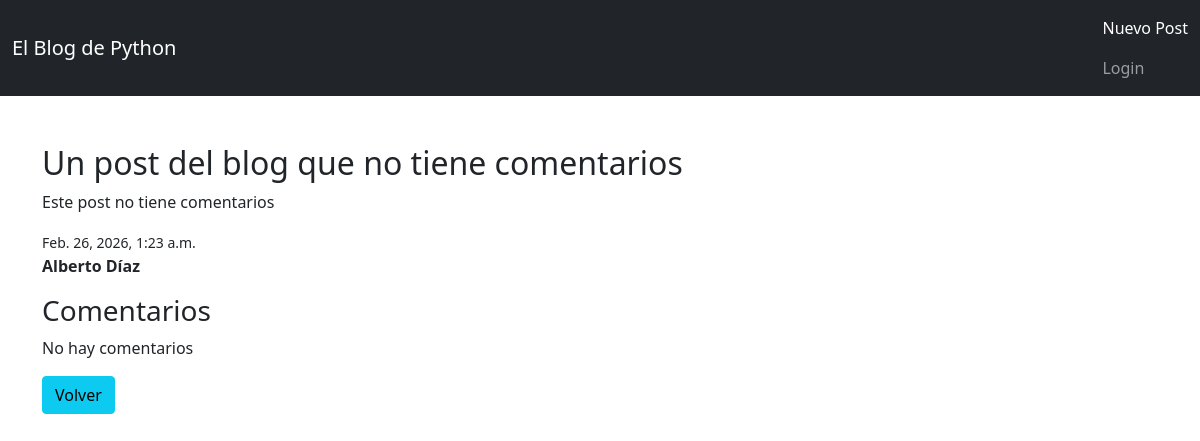
The app's page /post/4 with its own data.
### blog/models.py (models this page shows, shortened)
class Post(models.Model):
    title = models.CharField(max_length=100)
    content = models.TextField()
    author = models.CharField(max_length=100)
    created_at = models.DateTimeField(auto_now_add=True)

### blog/views.py (the view)
# urls.py: path('post/<int:post_id>', post_detail, name='post_detail')
def post_detail(request, post_id):
    post = get_object_or_404(Post, id=post_id)
    return render(request, 'blog/post_detail.html', {'post': post})

### templates/blog/post_detail.html (shortened to what this page needs)
{% extends 'blog/base.html' %}
{% block content%}
<h2>{{post.title}}</h2>
<p>{{post.content}}</p>
<small>{{ post.created_at }}</small>
<p><strong>{{post.author}}</strong></p>
<h3>Comentarios</h3>
{% for comment in post.comments.all %}
<p><strong>{{comment.author}}</strong></p>
<p>{{comment.content}}</p>
{%empty %}
<p>No hay comentarios</p>
{% endfor %}
<a href="{% url 'post_list' %}" class="btn btn-info">Volver</a>
{% endblock %}

### records on screen
Post: title "Un post del blog que no tiene comentarios", content "Este post no tiene comentarios", created_at "Feb. 26, 2026, 1:23 a.m.", author "Alberto Díaz"
